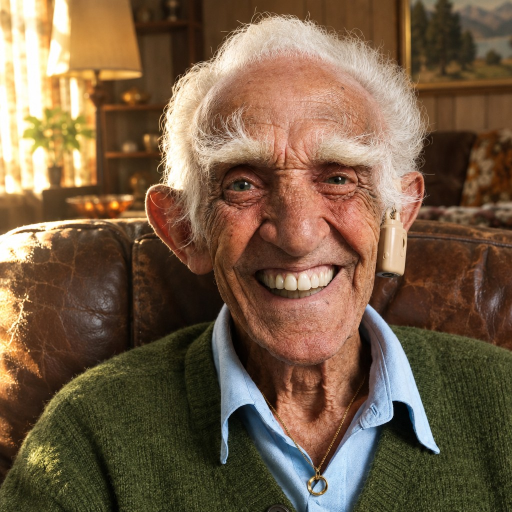
#> input picture influencers/lou/profile-picture.jpg, 1024 x 1024 px, given as the content of the folder ../../influencers/lou/profile-picture.jpg, which was not available (shown at 1/2 size)
$ python prep.py ../../influencers/lou/profile-picture.jpg ../../influencers/lou/sheet.jpg
#> lines starting #> are read from the running program, lines starting #| are printed output that depends on the picture; pictures that were not available may be replaced by others from this repository, and a replacement may not be noted
#!/usr/bin/env python3
"""Prepare a folder of photos for the 9:16 slideshow renderer.

- EXIF-orients every image and center-crops it to 9:16
  (16:9 sources keep only their middle), resized to 1620x2880
- drops true duplicates via a colour-aware perceptual hash
  (colour-grade variants of the same artwork are kept — they morph well)
- orders slides by visual similarity (greedy nearest-neighbour chain)
  so consecutive images flow into each other
- optionally generates a glowing-moon-over-night-sea slide and inserts
  it at the golden-ratio point (its index is written to feature.txt,
  the renderer gives it a long hold and a rising pan)

Usage:
    python3 prep.py <photos_dir> <workspace_dir> [--no-moon]

Outputs in <workspace_dir>: prep/NNN.jpg, manifest.tsv, feature.txt
"""
import os, sys, glob, math, random
from PIL import Image, ImageOps, ImageDraw, ImageFilter, ImageChops

W, H = 1620, 2880  # 9:16 at 1.5x of 1080x1920 (headroom for Ken Burns)
MOON_H = 4200      # taller canvas -> vertical pan reveals the moon
EXTS = ("*.jpg", "*.jpeg", "*.png", "*.webp", "*.img")

def load(path):
#> called with path = '_only/profile-picture.jpg'
    im = Image.open(path)
#> im is the input picture: PIL image 1024x1024 RGB; mean R, G, B 117.6, 94, 70.1
    im = ImageOps.exif_transpose(im)
    if im.mode != "RGB":
        im = im.convert("RGB")
    return im

def center_crop_916(im):
    w, h = im.size
    target = 9 / 16
    if w / h > target:          # too wide -> take the middle
        nw = int(h * target)
        x = (w - nw) // 2
        im = im.crop((x, 0, x + nw, h))
    else:                        # too tall -> trim top/bottom equally
        nh = int(w / target)
        y = (h - nh) // 2
        im = im.crop((0, y, w, y + nh))
    return im

def ahash(im, size=16):
#> called with size = 16
    g = im.convert("L").resize((size, size), Image.LANCZOS)
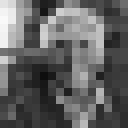
#> g: PIL image 16x16 L (shown 8 times larger); min 14, max 249, mean 98.3
    px = list(g.getdata())
#> px = 256 values, max 249 at index 32, min 14 at index 149, mean 98.33
    avg = sum(px) / len(px)
#> avg = 98.33
    return [1 if p > avg else 0 for p in px]

def chash(im, size=16):
    """Per-channel hash: tells true duplicates apart from colour-grade
    variants of the same artwork (which are kept)."""
#> called with size = 16
    bits = []
#> bits = []
    small = im.resize((size, size), Image.LANCZOS)
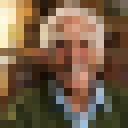
#> small: PIL image 16x16 RGB (shown 8 times larger); mean R, G, B 117.5, 93.9, 70.1
    for ch in small.split():
        px = list(ch.getdata())
        avg = sum(px) / len(px)
        bits += [1 if p > avg else 0 for p in px]
#> this loop made 3 passes
#> avg on passes 1 to 3: 117.5, 93.94, 70.12
#> after the loop, bits = 768 values, max 1 at index 0, min 0 at index 4, mean 0.391
    return bits

def hdist(a, b):
    return sum(x != y for x, y in zip(a, b))

def make_moon():
    """Glowing full moon rising over a night sea."""
    random.seed(7)
    im = Image.new("RGB", (W, MOON_H))
    d = ImageDraw.Draw(im)
    horizon = int(MOON_H * 0.72)
    for y in range(horizon):                      # sky gradient
        t = y / horizon
        d.line([(0, y), (W, y)],
               fill=(int(8 + 26 * t), int(10 + 44 * t), int(30 + 72 * t)))
    for y in range(horizon, MOON_H):              # sea gradient
        t = (y - horizon) / (MOON_H - horizon)
        d.line([(0, y), (W, y)],
               fill=(int(16 * (1 - t) + 4), int(42 * (1 - t) + 6), int(66 * (1 - t) + 14)))
    for _ in range(420):                          # stars
        x, y = random.randint(0, W - 1), random.randint(0, horizon - 120)
        b = random.randint(70, 235)
        r = random.choice([0, 0, 0, 1])
        d.ellipse([x - r, y - r, x + r + 1, y + r + 1], fill=(b, b, min(255, b + 15)))
    mx, my, mr = W // 2, int(MOON_H * 0.20), 340
    halo = Image.new("RGB", im.size, 0)           # layered halo
    hd = ImageDraw.Draw(halo)
    for rr, val in [(mr * 4.2, 26), (mr * 3.0, 44), (mr * 2.1, 74), (mr * 1.45, 120)]:
        hd.ellipse([mx - rr, my - rr, mx + rr, my + rr],
                   fill=(int(val * 0.86), int(val * 0.94), val))
    halo = halo.filter(ImageFilter.GaussianBlur(140))
    im = ImageChops.screen(im, halo)
    disc = Image.new("RGB", im.size, 0)           # moon disc + maria
    dd = ImageDraw.Draw(disc)
    dd.ellipse([mx - mr, my - mr, mx + mr, my + mr], fill=(236, 238, 224))
    for _ in range(14):
        a = random.uniform(0, 2 * math.pi)
        rr = random.uniform(mr * 0.15, mr * 0.80)
        br = random.uniform(mr * 0.05, mr * 0.16)
        bx, by = mx + rr * math.cos(a), my + rr * math.sin(a)
        dd.ellipse([bx - br, by - br, bx + br, by + br], fill=(222, 224, 212))
    disc = disc.filter(ImageFilter.GaussianBlur(10))
    im = ImageChops.lighter(im, disc)
    refl = Image.new("RGB", im.size, 0)           # shimmering reflection
    rd = ImageDraw.Draw(refl)
    for y in range(horizon, MOON_H, 2):
        if random.random() < 0.28:
            continue
        t = (y - horizon) / (MOON_H - horizon)
        half = int(mr * (0.22 + 1.6 * t) * random.uniform(0.35, 1.0))
        off = int(random.gauss(0, 6 + 40 * t))
        val = int(135 * (1 - t) ** 1.5)
        if val > 4:
            rd.line([(mx + off - half, y), (mx + off + half, y)],
                    fill=(int(val * 0.82), int(val * 0.92), val), width=2)
    refl = refl.filter(ImageFilter.GaussianBlur(8))
    im = ImageChops.screen(im, refl)
    return im.filter(ImageFilter.GaussianBlur(1.2))

def main():
    if len(sys.argv) < 3:
        sys.exit(__doc__)
    src, ws = sys.argv[1], sys.argv[2]
    moon = "--no-moon" not in sys.argv
    prep = os.path.join(ws, "prep")
    os.makedirs(prep, exist_ok=True)

    files = sorted(f for e in EXTS for f in glob.glob(os.path.join(src, e)))
    items = []
    for f in files:
        try:
            im = load(f)
        except Exception as e:
            print(f"SKIP unreadable {os.path.basename(f)}: {e}", file=sys.stderr)
            continue
        items.append({"id": os.path.basename(f), "im": im,
                      "pixels": im.size[0] * im.size[1],
                      "hash": ahash(im), "chash": chash(im)})

    keep, dropped = [], []
    for it in sorted(items, key=lambda x: -x["pixels"]):
        dup = next((k for k in keep if hdist(k["chash"], it["chash"]) <= 30), None)
        (dropped.append((it["id"], dup["id"])) if dup else keep.append(it))
#> this loop made 1 pass
#> after the loop, dropped = []; keep = 1 item

    chain = [keep.pop(0)]
    while keep:
        last = chain[-1]
        nxt = min(keep, key=lambda k: hdist(last["hash"], k["hash"]))
        keep.remove(nxt)
        chain.append(nxt)
#> this loop made 0 passes
#> after the loop, chain = 1 item; keep = []

    moon_pos = int(len(chain) * 0.62) if moon else -1
#> moon_pos = 0
    with open(os.path.join(ws, "manifest.tsv"), "w") as mf:
        idx = 0
        for i, it in enumerate(chain):
            if i == moon_pos:
                make_moon().save(os.path.join(prep, f"{idx:03d}.jpg"), quality=93)
                mf.write(f"{idx:03d}\tMOON\t0\n")
                with open(os.path.join(ws, "feature.txt"), "w") as ff:
                    ff.write(f"{idx}\n")
                idx += 1
            im = center_crop_916(it["im"]).resize((W, H), Image.LANCZOS)
            im.save(os.path.join(prep, f"{idx:03d}.jpg"), quality=93)
            d = hdist(chain[i - 1]["hash"], it["hash"]) if i else 0
            mf.write(f"{idx:03d}\t{it['id']}\t{d}\n")
            idx += 1
#> this loop made 1 pass
#> (horizon in make_moon, mx in make_moon, my in make_moon, mr in make_moon, idx, w in center_crop_916, h in center_crop_916, target in center_crop_916) on pass 1: (3024, 810, 840, 340, 2, 1024, 1024, 0.562)
#> pass 1, in make_moon, `halo = halo.filter(ImageFilter.GaussianBlur(140))`:
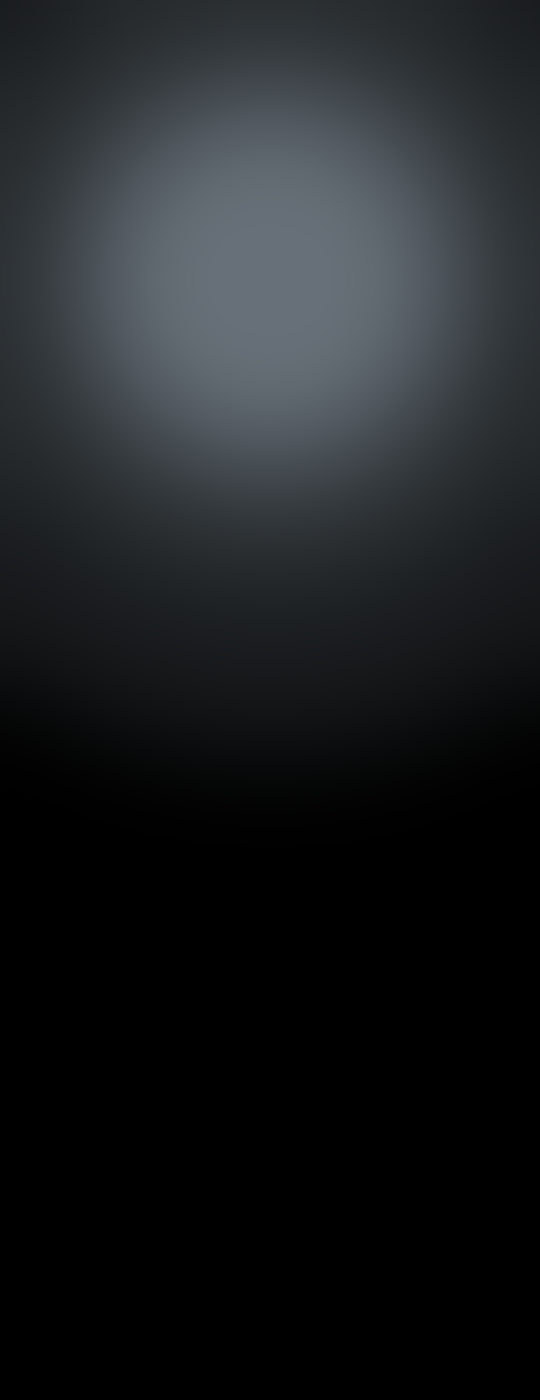
#> halo: PIL image 1620x4200 RGB (shown at 1/3 size); mean R, G, B 28.1, 30.7, 33
#> pass 1, in make_moon, `im = ImageChops.screen(im, halo)`:
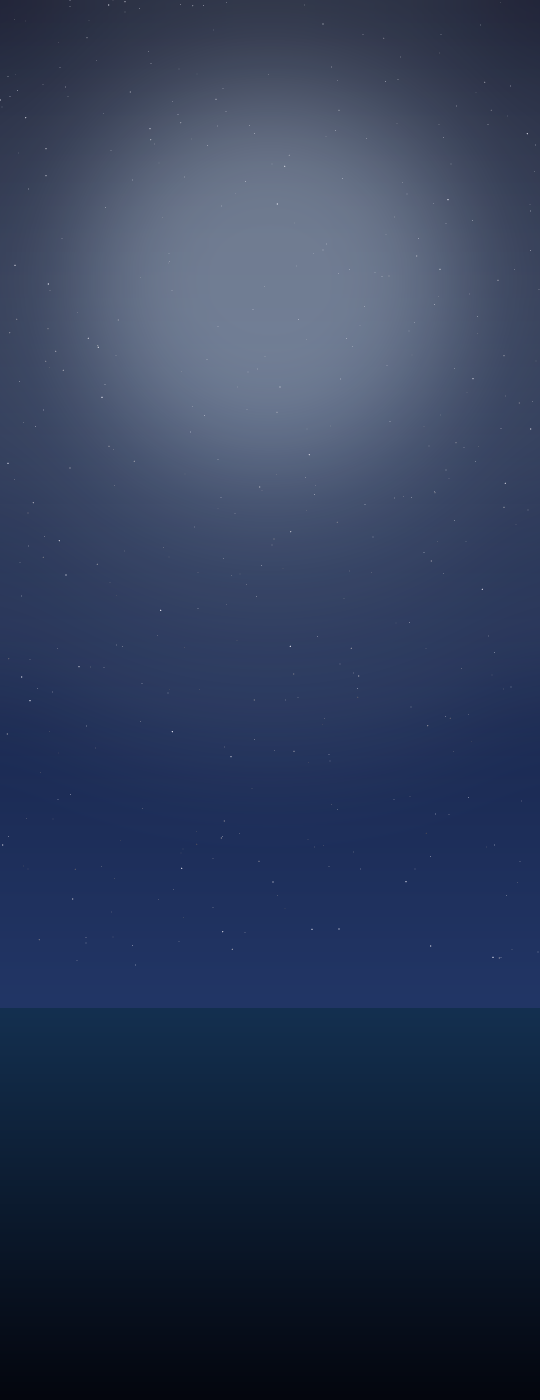
#> im: PIL image 1620x4200 RGB (shown at 1/3 size); mean R, G, B 44.6, 58.3, 86.7
#> pass 1, in make_moon, `disc = disc.filter(ImageFilter.GaussianBlur(10))`:
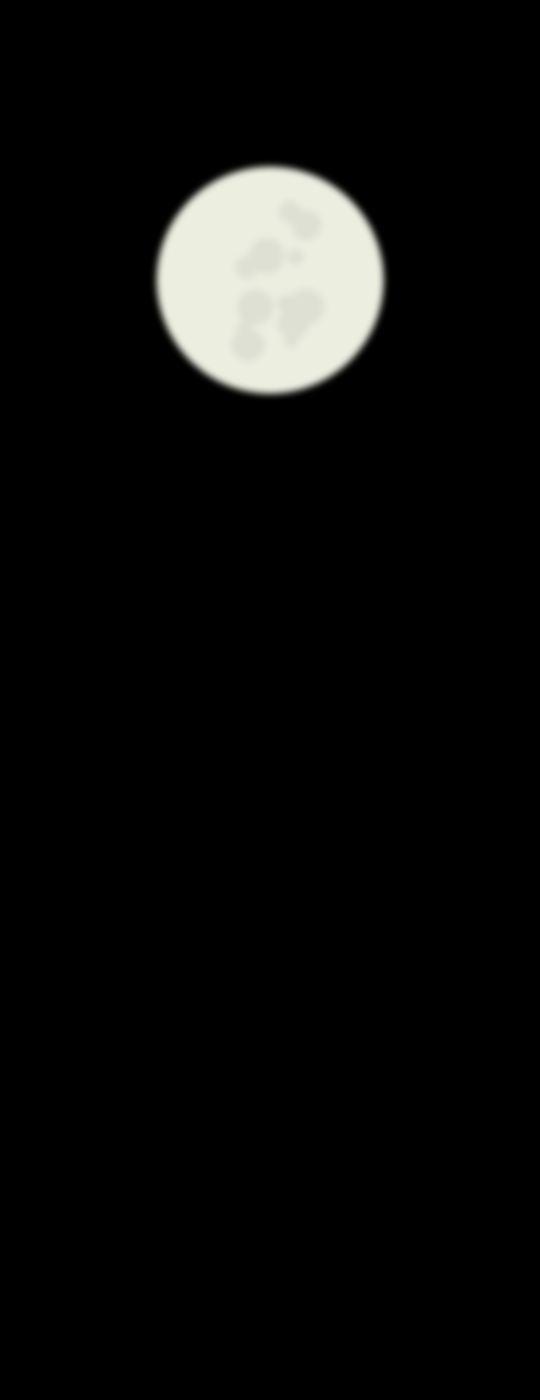
#> disc: PIL image 1620x4200 RGB (shown at 1/3 size); mean R, G, B 12.5, 12.6, 11.9
#> after the loop:
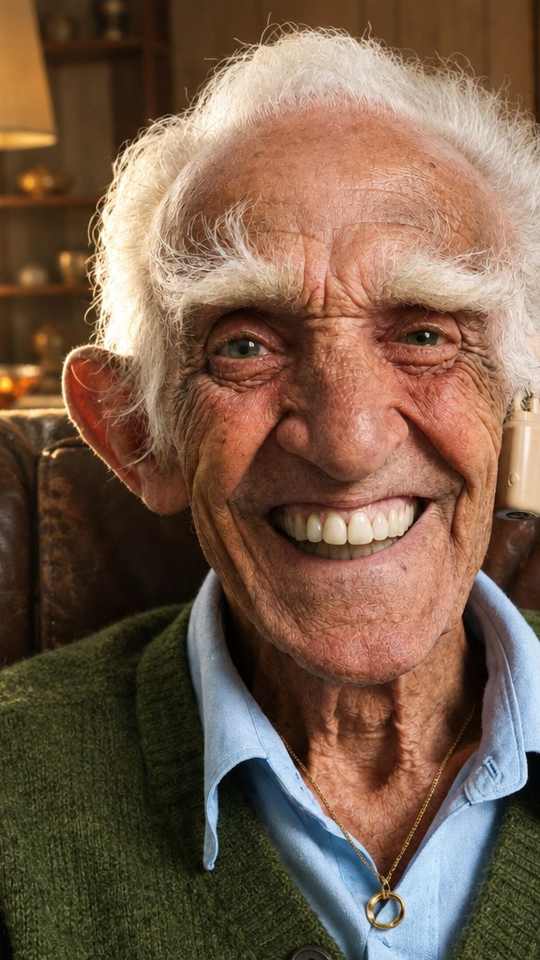
#> im: PIL image 1620x2880 RGB (shown at 1/3 size); mean R, G, B 120.2, 94.1, 75
#> after the loop, idx = 2

    print(f"kept {len(chain)} slides{' + moon' if moon else ''}, "
          f"dropped {len(dropped)} duplicates")
#| kept 1 slides + moon, dropped 0 duplicates
    for a, b in dropped:
        print(f"  dup: {a} ~= {b}")

if __name__ == "__main__":
    main()
